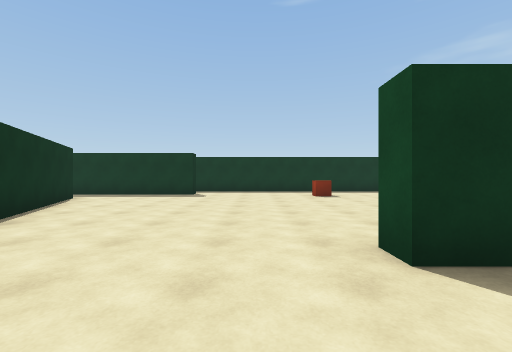
[1] (above)

20 first-person views from a walk through a Unity game level. The camera is 1.3 m above the floor, looks level and sees 90° across. The floor is counted in squares, 2 m on a side. Each view is taken from the middle of a square. On the plan, view 1 faces up. The plan holds only what a view shows up to about 9 squares ahead; the rest is blank. The place goes on beyond the plan. The player is left out.

[2]
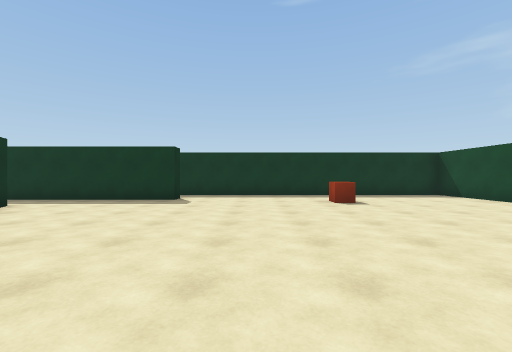

[3]
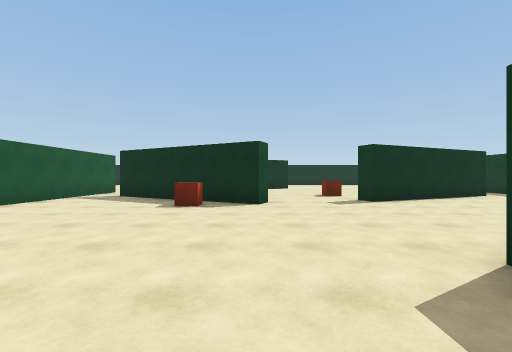

[4]
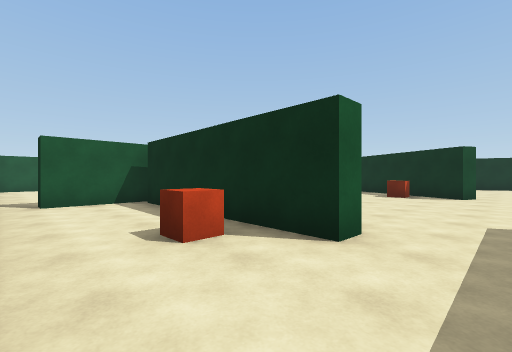

[5]
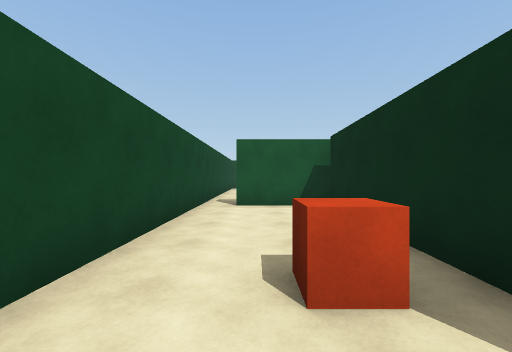

[6]
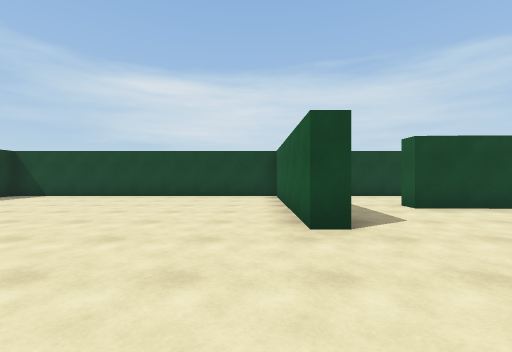

[7]
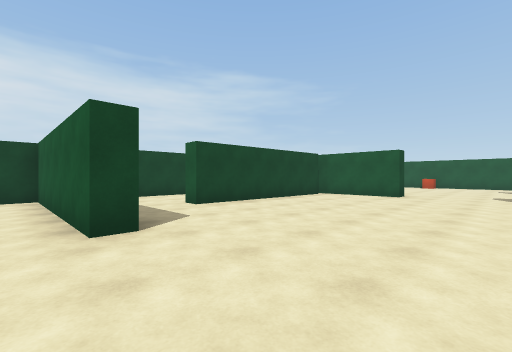

[8]
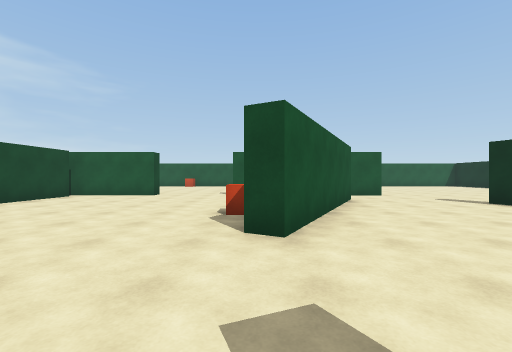

[9]
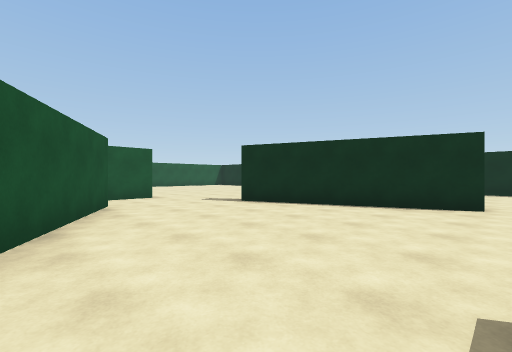

[10]
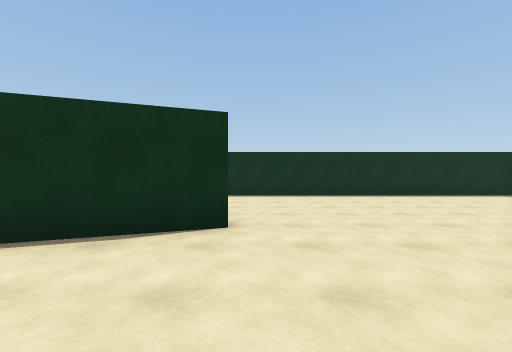

[11]
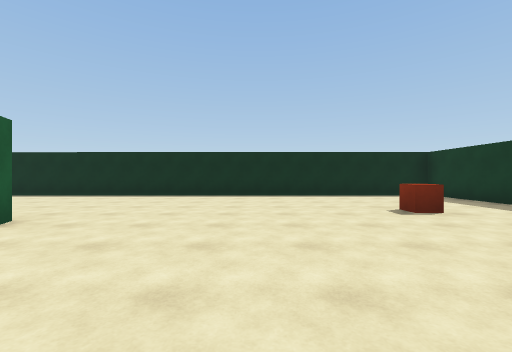

[12]
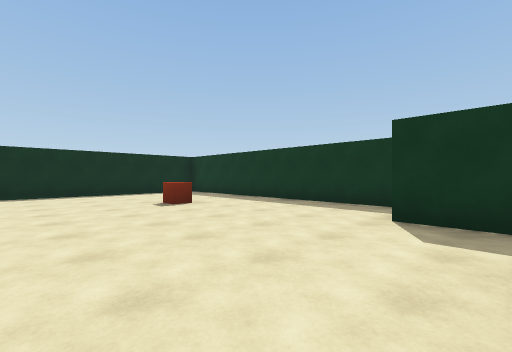

[13]
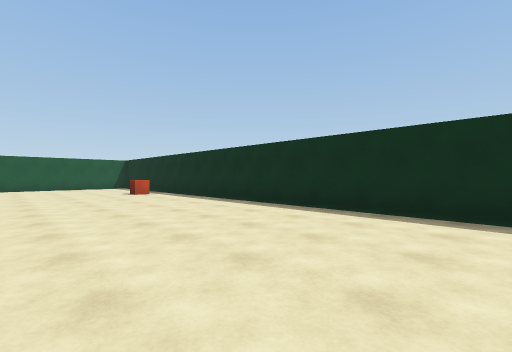

[14]
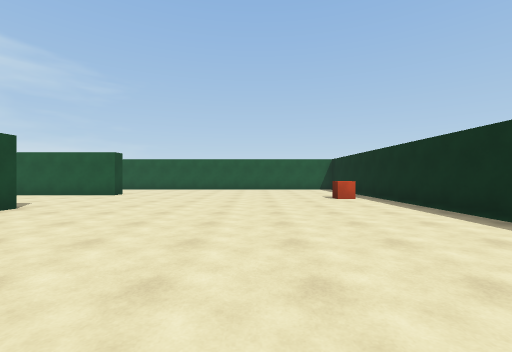

[15]
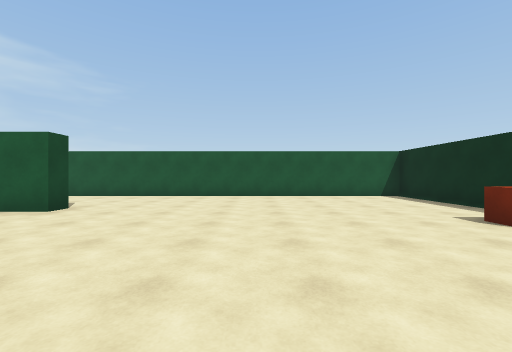

[16]
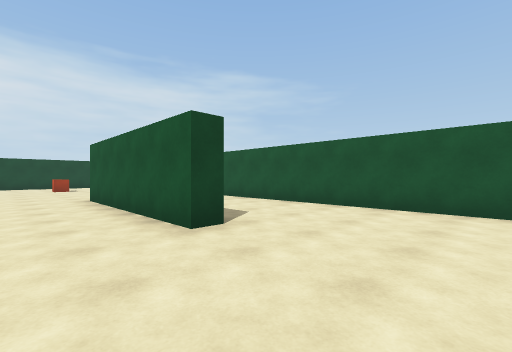

[17]
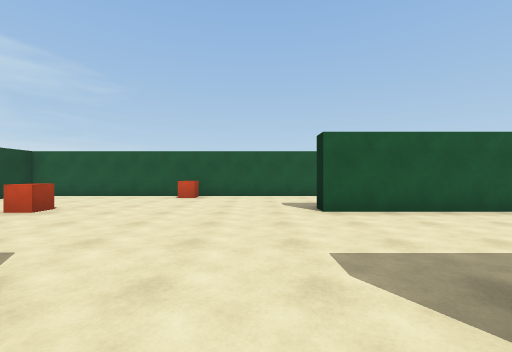

[18]
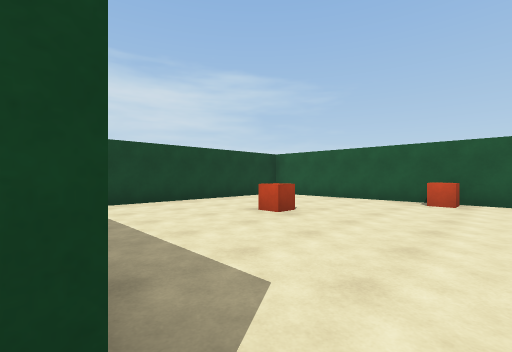

[19]
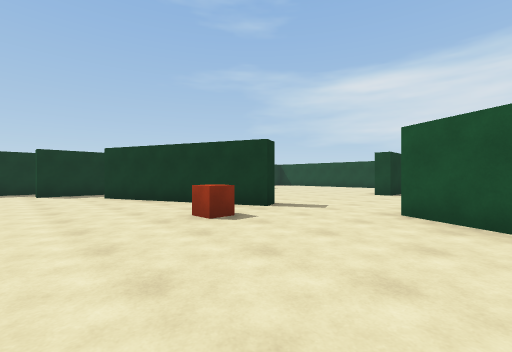

[20]
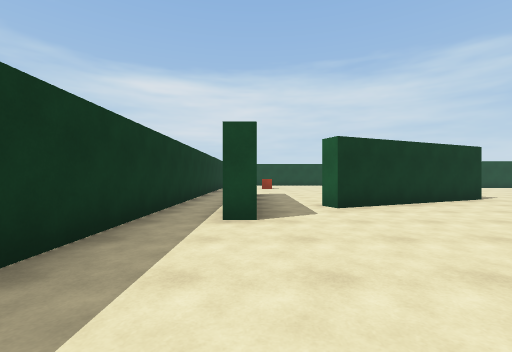

### Floor plan
Points are (right, up) in squares from view 1. A wall is a line through its corners. A room is listed if a view was taken in it or the views show most of it. See-through windows are left out.
Room 1 (views 1, 2, 6, 7, 8, 17)
walls: (1.9, 1.8) (1.1, 1.8) (1.1, 2.3) (6.2, 2.3) (6.3, 10.8) (-7.4, 10.8); (-3.3, 0.3) (-2.9, 0.1) (-5.2, -4.4); (-2.2, 9.5) (-2.2, 9) (-4.5, 9); (-5.4, 7.5) (-3.4, 2.9); (0.4, -5.6) (2.9, -5.6); (3, -5.2) (3.1, -0.2); (-5.5, -5.6) (-2.1, -5.6)
ways out: opening at (3, 0.5) to room 2; opening at (-8, 10) to room 3; opening at (-6, -5) to room 3; opening at (-5, 8) to room 3; opening at (-4, 1.5) to room 3; opening at (-1, -5.7) to room 3
objects: cube (-3, -2) to (-3, -1); cube (2, 8)
Room 2 (views 3, 4, 5)
walls: (3.1, -0.2) (3.6, -0.2) (3.5, -5.2); (2.9, -5.6) (5.4, -5.6) (5.4, -6.1); (6.2, -6.4) (6.2, 0)
ways out: opening at (3, 0.5) to room 1; opening at (6, -6) to room 3
objects: cube (5, -1)
Room 3 (views 9, 10, 11, 12, 13, 14, 15, 16, 18, 19, 20)
walls: (-5.7, -4.2) (-3.3, 0.3); (-7.2, -5.6) (-5.5, -5.6); (-7.2, -10.2) (-7.2, -9.7) (-2.2, -9.7) (-2.2, -10.1); (-10.3, 1.7) (-8.5, -3.1); (0.4, -6.1) (0.4, -5.6); (-3.4, 2.9) (-3.9, 2.8) (-5.9, 7.3) (-5.4, 7.5); (-4.5, 9) (-7.2, 9) (-7.2, 9.5); (-7.4, 10.8) (-15.6, 10.8) (-15.7, -13.3) (6.2, -13.3) (6.2, -6.4)
ways out: opening at (-8, 10) to room 1; opening at (-6, -5) to room 1; opening at (-5, 8) to room 1; opening at (-4, 1.5) to room 1; opening at (-1, -5.7) to room 1; opening at (6, -6) to room 2
objects: cube (-15, -8); cube (-12, 8); cube (-5, 3); cube (1, -13); cube (3, -10)

Where each view was taken, in squares from view 1:
view 1: 0 up, 0 right, facing up
view 2: 2 up, 0 right, facing up
view 3: 0 up, 3 right, facing left
view 4: 1 up, 6 right, facing down-left
view 5: 0 up, 5 right, facing down
view 6: 3 up, 2 left, facing right
view 7: 3 up, 2 left, facing down-right
view 8: 3 up, 3 left, facing down
view 9: 2 up, 4 left, facing down-left
view 10: 2 up, 7 left, facing left
view 11: 5 up, 7 left, facing left
view 12: 5 up, 6 left, facing up-left
view 13: 1 up, 11 left, facing down-left
view 14: 1 down, 12 left, facing down
view 15: 5 down, 11 left, facing down
view 16: 8 down, 10 left, facing down-right
view 17: 5 down, 1 left, facing down
view 18: 6 down, 0 right, facing down-right
view 19: 1 down, 8 left, facing up-right
view 20: 9 up, 11 left, facing right
